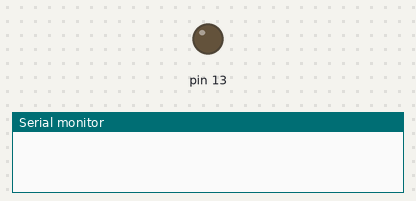
Recording of a sketch running on a simulated Arduino Uno, built with avr-gcc and run on an emulated ATmega328P. Parts: output pins drawn as LEDs (lit = HIGH), the last lines printed to the serial monitor. Dashed ring = blinking.

Above: at 1.0 s.
At 2.5 s:
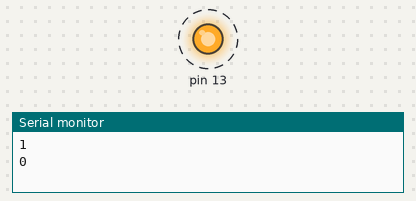
Timing chart, 0 to 4.6 s (numbered marks = the images above):
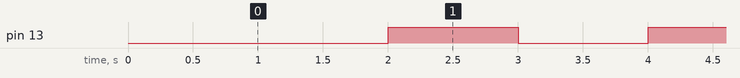

Measured:
- by itself, pin 13: alternates HIGH for 1.0 s and LOW for 1.0 s

The sketch:

sketch_sep12b.ino
```cpp
#include <MsTimer2.h>

void isr()
{
  static int cnt = 0;
  digitalWrite(13, cnt);
  cnt = !cnt;
  Serial.println(cnt);
}
void setup() {
  // put your setup code here, to run once:
  Serial.begin(9600);
  pinMode(13, OUTPUT);
  MsTimer2::set(1000, isr);
  MsTimer2::start();
}

void loop() {
  // put your main code here, to run repeatedly:

}
```
